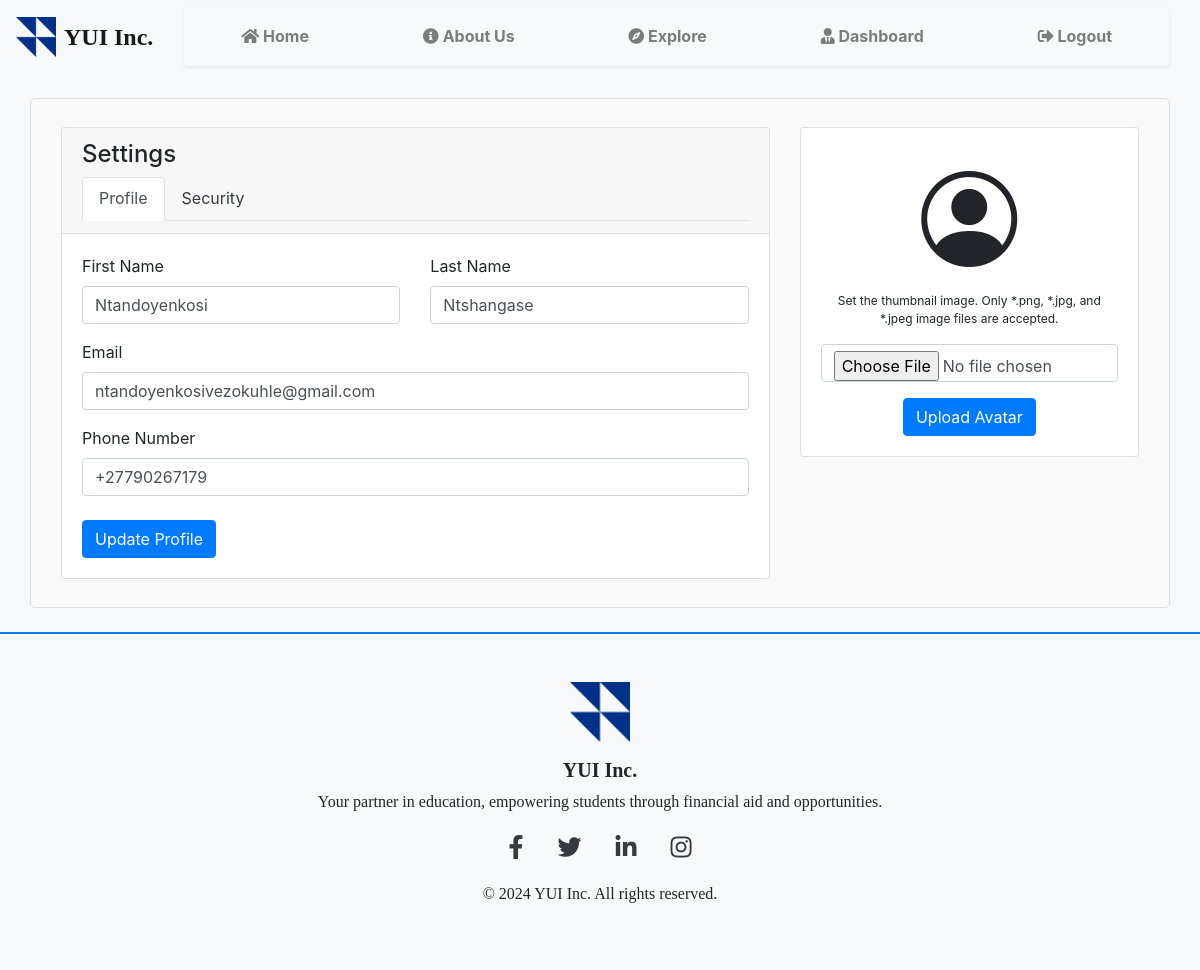
The app's page /update_profile (signed in) with its own data.
### models/models.py (models this page shows)
class Donor(db.Model):
    __tablename__ = 'donor'
    donor_code = db.Column(db.Integer, primary_key=True)
    donor_id_number = db.Column(db.String(20), nullable=False, unique=True)
    donor_name = db.Column(db.String(50), nullable=False)
    donor_surname = db.Column(db.String(50), nullable=False)
    donor_email = db.Column(db.String(50), nullable=False)
    donor_phone_number = db.Column(db.String(20), nullable=True)
    donor_organization = db.Column(db.String(100), nullable=True)
    balance = db.Column(db.Float, default=0)
    user_id = db.Column(db.Integer, db.ForeignKey('user.id'))  # Foreign key to User
    payments = db.relationship('Payment', backref='donor', cascade='all, delete-orphan', lazy='joined')
    certificates = db.relationship('Certificate', backref='donor', cascade='all, delete-orphan', lazy='joined')

### app.py (the view, shortened to what this page needs)
@app.route('/update_profile', methods=['GET', 'POST'])
def update_profile():
    student = Student.query.filter_by(student_email=current_user.username).first()
    donor = Donor.query.filter_by(donor_email=current_user.username).first()
    if student is None and donor is None:
        flash('Profile not found. Please log in again.', 'danger')
        return redirect(url_for('login'))  # Redirect to login or another appropriate page
    user_profile = student if student else donor
    is_student = student is not None
    return render_template('update_profile.html', user_profile=user_profile,student=is_student)

### app.py (called while the page is built)
@login_manager.user_loader
def load_user(user_id):
    return User.query.get(int(user_id))

### templates/update_profile.html (shortened to what this page needs)
{% extends "base.html" %}
{% block content %}
<div class="container my-2">
    <div class="row">
        <div class="col-md-8">
            <div class="card">
                <div class="card-header">
                    <h4>Settings</h4>
                    <ul class="nav nav-tabs" id="settingsTabs">
                        <li class="nav-item" onclick="gotoProfile()">
                            <a class="text-decoration-none nav-link active" id="profileTab" href="#">Profile</a>
                        </li>
                        <li class="nav-item" onclick="gotoSecurity()">
                            <a class="text-decoration-none nav-link" id="securityTab" href="#">Security</a>
                        </li>
                    </ul>
                </div>
                <div class="card-body" id="sharedCard">
                    <form method="POST" action="/update_profile" id="profileForm">
                        <div class="row">
                            <div class="col-md-6">
                                <div class="form-group">
                                    <label for="first_name" class="form-label">First Name</label>
                                    <input type="text" required id="first_name" class="form-control" name="first_name" value="{{ user_profile.student_name if student else user_profile.donor_name }}">
                                </div>
                            </div>
                            <div class="col-md-6">
                                <div class="form-group">
                                    <label for="last_name" class="form-label">Last Name</label>
                                    <input type="text" required id="last_name" class="form-control" name="last_name" value="{{ user_profile.student_surname if student else user_profile.donor_surname }}">
                                </div>
                            </div>
                        </div>
                        <div class="form-group">
                            <label for="email" class="form-label">Email</label>
                            <input type="email" required id="email" class="form-control" name="email" value="{{ user_profile.student_email if student else user_profile.donor_email }}">
                        </div>
                        <div class="form-group">
                            <label for="phone_number" class="form-label">Phone Number</label>
                            <input type="text" required id="phone_number" class="form-control" name="phone_number" value="{{ user_profile.student_phone_number if student else user_profile.donor_phone_number }}">
                        </div>
                        <div class="d-flex justify-content-between mt-4">
                            <button type="submit" class="btn btn-primary">Update Profile</button>
                        </div>
                    </form>
                </div>
            </div>
        </div>
        <div class="col-md-4">
            <div class="card text-center">
                <div class="card-body">
                    <i class="bi bi-person-circle" style="font-size: 6rem;"></i>
                    <p style="font-size: 12px;">Set the thumbnail image. Only *.png, *.jpg, and *.jpeg image files are accepted.</p>
                    <form>
                        <input type="file" class="form-control mb-3" accept="image/*">
                        <button type="button" class="btn btn-primary">Upload Avatar</button>
                    </form>
                </div>
            </div>
        </div>
    </div>
</div>
{% endblock %}

### static/styles.css (style rules this page uses)
body { background-color: #f8f9fa; transition: background-color 0.3s ease; }
.nav-link { position: relative; color: #343a40; transition: color 0.3s ease; }
.nav-link::after { content: ''; display: block; width: 0; height: 2px; background: #007bff; transition: width 0.3s; }

### records on screen
Donor: first_name "Ntandoyenkosi", last_name "Ntshangase", email "ntandoyenkosivezokuhle@gmail.com", phone_number "+27790267179"
